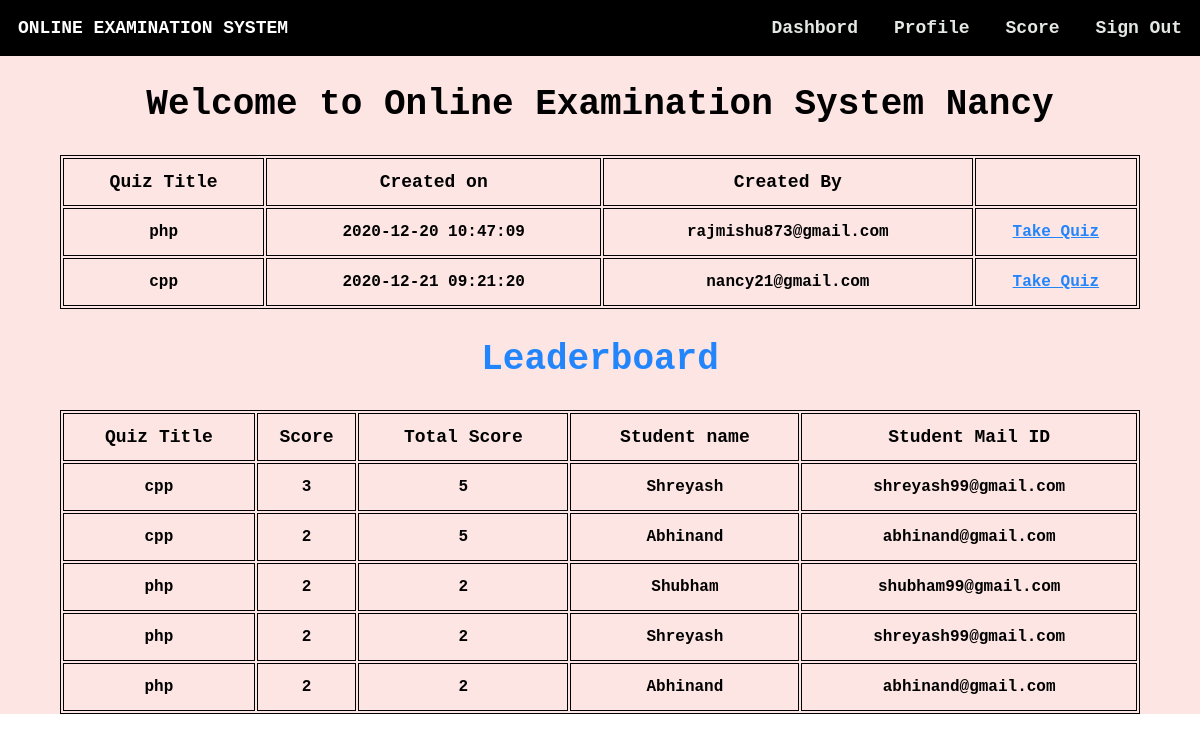
The app's page /homestud.php (signed in) with its own data.
### tables this page shows
CREATE TABLE `staff` (
  `staffid` varchar(10) NOT NULL,
  `name` varchar(20) NOT NULL,
  `mail` varchar(30) NOT NULL,
  `phno` varchar(10) NOT NULL,
  `gender` varchar(1) NOT NULL,
  `DOB` varchar(10) NOT NULL,
  `pw` varchar(200) NOT NULL,
  `dept` varchar(3) DEFAULT NULL
);

CREATE TABLE `quiz` (
  `quizid` int(11) NOT NULL,
  `quizname` varchar(20) NOT NULL,
  `date_created` timestamp NOT NULL DEFAULT current_timestamp(),
  `mail` varchar(30) DEFAULT NULL
);

CREATE TABLE `score` (
  `slno` int(11) NOT NULL,
  `score` int(11) NOT NULL,
  `quizid` int(11) NOT NULL,
  `mail` varchar(30) DEFAULT NULL,
  `totalscore` int(11) DEFAULT NULL,
  `remark` varchar(20) DEFAULT NULL
);

CREATE TABLE `student` (
  `usn` varchar(10) NOT NULL,
  `name` varchar(20) NOT NULL,
  `mail` varchar(30) NOT NULL,
  `phno` varchar(10) NOT NULL,
  `gender` varchar(1) NOT NULL,
  `DOB` varchar(10) NOT NULL,
  `pw` varchar(200) NOT NULL,
  `dept` varchar(3) DEFAULT NULL
);

### homestud.php (the view, shortened to what this page needs)
<html>
<head>
</head>
<?php
$conn = mysqli_connect('localhost', 'root', '', 'project');
?>
<body style="color: #000 !important;font-weight:bolder;margin: 0 !important;font-weight: bolder !important;font-family: 'Courier New', Courier, monospace;">
    <div style="background-color: #fce5e3;height: auto;">
        <div class="navbar" style="display: inline-flex;width: 100%;color:#fff;position:fixed;">
            <section style="margin: 1.5vw;">ONLINE EXAMINATION SYSTEM</section>
            <ul style="display: inline-flex;padding: 0 !important;margin: 0;float: right;right: 0;position: fixed;width: 50vw;color:#e3e8e4;">
                <li onclick="dash()">Dashbord</li>
                <li onclick="prof()">Profile</li>
                <li onclick="score()">Score</li>
                <li onclick="lo()">Sign Out</li>
            </ul>
        </div><br><br>
        <?php
        $type1 = $_SESSION["type"];
        $username1 = $_SESSION["username"];
        $sql = "select * from " . $type1 . " where mail='{$username1}'";
        $res =   mysqli_query($conn, $sql);
        if ($res == true) {
            while ($row = mysqli_fetch_array($res)) {
                $dbname = $row['name'];
            }
        }
        ?>
        <center><section style="width:100vw;margin:0vw;margin-top:4vw;font-size:2vw;"><h2>Welcome to Online Examination System&nbsp;<?php echo $dbname ?></h2></section></center>
        <section style="color:#2385fc !important">
        <?php
            $sql ="select * from quiz";
            $res=mysqli_query($conn,$sql);
            if($res)
            {
                echo "<center><table><thead><tr><td>Quiz Title</td><td>Created on</td><td>Created By</td><td>  </td></tr></thead>";
                while ($row = mysqli_fetch_assoc($res)) {
                    echo "<tr><td>".$row["quizname"]."</td><td>".$row["date_created"]."</td><td>".$row["mail"]."</td><td><a id=\"tq\" href='takeq.php?qid=".$row['quizid']."'>Take Quiz</button></tr>";
                }
                echo "</table></center>";
            }
            ?>
        </section>
            <section style="color:#fff !important">
            <?php
            $sql="call leaderboard;";
            $res=mysqli_query($conn,$sql);
            if($res)
            {
                echo "<center><h1 style=\"font-size: 3vw; color:#2385fc;\">Leaderboard</h1></center>";
                echo "<table id=\"le\"><thead><tr><td>Quiz Title</td><td>Score</td><td>Total Score</td><td>Student name</td><td>Student Mail ID</td></tr></thead>";
                while ($row = mysqli_fetch_assoc($res)) {
                    echo "<tr><td>".$row["quizname"]."</td><td>".$row["score"]."</td><td>".$row["totalscore"]."</td><td>".$row["name"]."</td><td>".$row["mail"]."</td></tr>";
                }
                echo "</table>";
            }
            else{
                echo mysqli_error($conn);
            }
            ?>
        </section>
    </div>
</body>
</html>

### homestud.php (style rules this page uses)
li { margin: 1.5vw; font-size: 1.5vw !important; }
ul { list-style: none; width: auto !important; font-weight: 2vw !important; }
.navbar { background-color: black !important; font-size: 1.5vw !important; }
a { text-decoration: none; color: #2385fc; }
table { width: 90vw; margin-left: 5vw; margin-right: 5vw; align-content: center; border: 1px solid black; }
thead { font-weight:900; font-size: 1.5vw; }
td { width: auto; border: 1px solid black; text-align: center; height: 4vw; font-weight: bold; }
#tq { text-decoration: underline; }

### records on screen
staff: name "Nancy"
quiz: quizname "php", date_created "2020-12-20 10:47:09", mail "rajmishu873@gmail.com"
quiz: quizname "cpp", date_created "2020-12-21 09:21:20", mail "nancy21@gmail.com"
score: quizid.quizname "cpp", score "3", totalscore "5", mail.name "Shreyash", mail "shreyash99@gmail.com"
score: quizid.quizname "cpp", score "2", totalscore "5", mail.name "Abhinand", mail "abhinand@gmail.com"
score: quizid.quizname "php", score "2", totalscore "2", mail.name "Shubham", mail "shubham99@gmail.com"
score: quizid.quizname "php", score "2", totalscore "2", mail.name "Shreyash", mail "shreyash99@gmail.com"
score: quizid.quizname "php", score "2", totalscore "2", mail.name "Abhinand", mail "abhinand@gmail.com"
